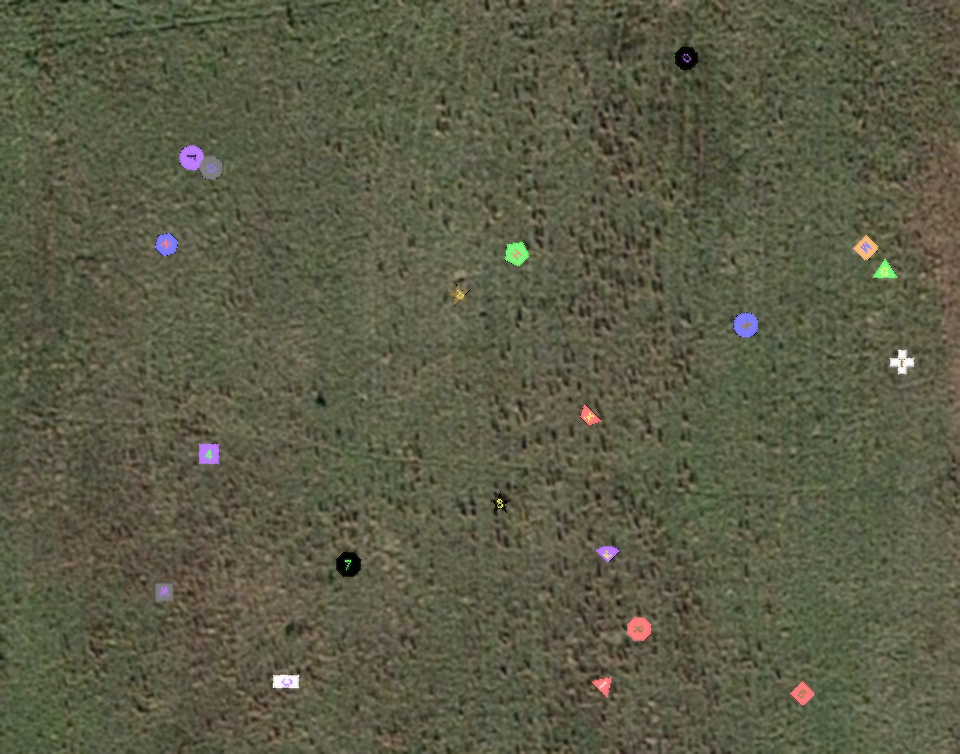
#> input picture maryland_test_50.png, 960 x 754 px
$ python skimageblob.py
#> lines starting #> are read from the running program, lines starting #| are printed output that depends on the picture
from math import sqrt
from skimage import data
from skimage.feature import blob_dog, blob_log, blob_doh
from skimage.color import rgb2gray
from skimage.io import imread
from skimage import data_dir
import cv2
import numpy as np
import matplotlib.pyplot as plt

#Read in image, currently set to "maryland_test_50.png change as needed"
image = imread("maryland_test_50.png")
#> image is the input picture: shape (754, 960, 3); mean R, G, B 90.9, 91.4, 70.2
grey = rgb2gray(image)
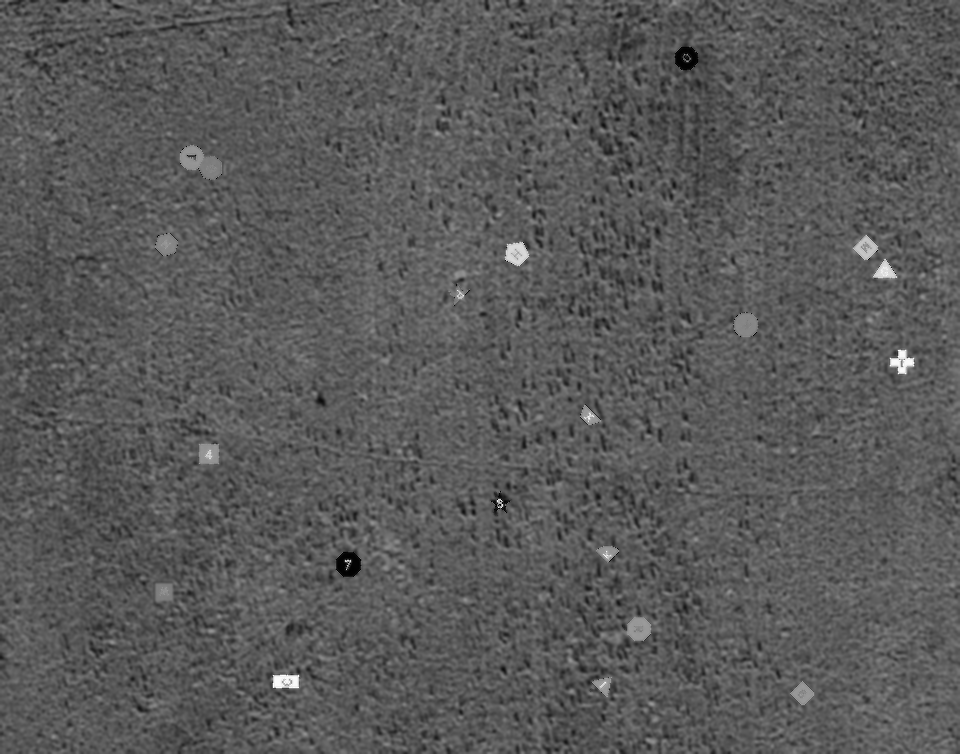
#> grey: shape (754, 960) float64; min 0, max 1, mean 0.352

"""
#One method of masking for background color, unclear if this actually does anything
mask = image < (image.mean() + 80)
mask = mask > (image.mean() - 80)
image[mask] = 0
grey = rgb2gray(image)
"""

"""
#Another method of masking for background color, tighter bounds than the method below
lower = np.array([70,70,50])
upper = np.array([110,110,90])
mask = cv2.inRange(image, lower, upper)
img = cv2.cvtColor(image, cv2.COLOR_BGR2HSV)
"""

"""
#Used for generating a mask of approximately the background color of maryland_test_50.png
u = np.array([125,125,105])
low = np.array([55,55,35])
maskbgr = cv2.inRange(image, low, u)
grey = rgb2gray(maskbgr)
"""


#use skimage difference of gaussians to detect blobs
"""How difference of gaussians work:
   Take 2 different gaussian kernels and convolute with the image
   Then subtract one convoluted image from the other and look for areas of extrema
   In this case extrema is most likely greyscale pixel values
   Gaussian kernels are essentially a small 2d normal distribution matrix, much smaller than the image size
   2D Convolution means that you take the kernel, invert it, and matrix multiply with part of image
        to get value you use for convoluted image, then repeat across entire image matrix
        Don't worry too much about how convolution works
   Gaussian kernel is a well known smoothing function, aka it gets rid of massive changes in the picture
   So this means that all small changes in between regions in the image should get nulled, while the large, strong features
        or objects of interest, are preserved
"""
#parameters around max_sigma = 10 and threshold = .18 seem to work best for maryland_test_50.png
#reconmend tuning max_sigma and threshold
#blobs_log is faster but less accurate
#blobs_doh is slower but more accurate theoretically, but in practice doesn't seem better
blobs_dog = blob_dog(grey, max_sigma=10, threshold=.18)
#> blobs_dog = [[362, 902, 6.55], [681, 284, 6.55], [271, 884, 4.1], [681, 293, 4.1], [561, 348, 1.6], [501, 499, 1.6], [505, 502, 1], [253, 516, 6.55], [416, 589, 4.1], [684, 603, 4.1], [247, 865, 6.55], [553, 607, 4.1]]
blobs_dog[:, 2] = blobs_dog[:, 2] * sqrt(2)

#Circle each blob and plot
fig, ax = plt.subplots(1)
ax.imshow(image)
for blob in blobs_dog:
    y, x, r = blob
    c = plt.Circle((x, y), r, color='red', linewidth=2, fill=False)
    ax.add_patch(c)
#> this loop made 12 passes
#> (y, x, r) on passes 1 to 12: (362, 902, 9.27), (681, 284, 9.27), (271, 884, 5.79), (681, 293, 5.79), (561, 348, 2.26), (501, 499, 2.26), (505, 502, 1.41), (253, 516, 9.27), (416, 589, 5.79), (684, 603, 5.79), (247, 865, 9.27), (553, 607, 5.79)
plt.tight_layout()
plt.show()
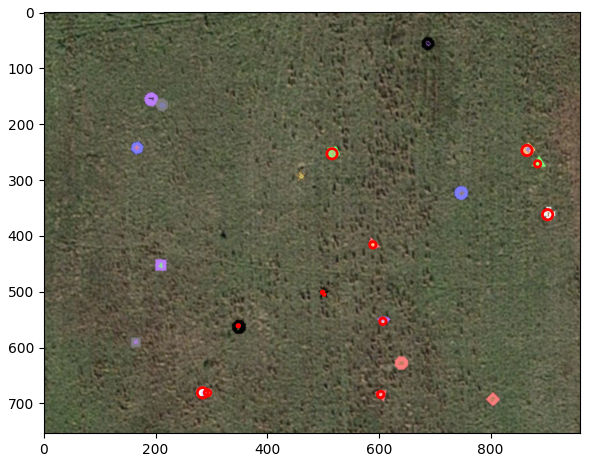
#> figure drawn by matplotlib, 1 panel
